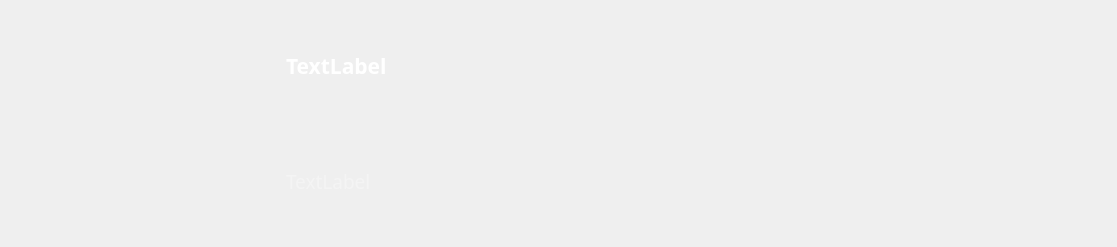
<?xml version="1.0" encoding="UTF-8"?>
<ui version="4.0">
 <class>hzd::SolutionItem</class>
 <widget class="QWidget" name="hzd::SolutionItem">
  <property name="geometry">
   <rect>
    <x>0</x>
    <y>0</y>
    <width>1117</width>
    <height>247</height>
   </rect>
  </property>
  <property name="windowTitle">
   <string>SolutionItem</string>
  </property>
  <layout class="QHBoxLayout" name="horizontalLayout">
   <item>
    <widget class="QLabel" name="icon">
     <property name="text">
      <string/>
     </property>
     <property name="pixmap">
      <pixmap resource="../resources/resource.qrc">:/resource/solution.svg</pixmap>
     </property>
    </widget>
   </item>
   <item>
    <layout class="QVBoxLayout" name="verticalLayout">
     <item>
      <widget class="QLabel" name="title">
       <property name="font">
        <font>
         <family>SimSun-ExtB</family>
         <pointsize>16</pointsize>
         <weight>75</weight>
         <bold>true</bold>
         <stylestrategy>PreferAntialias</stylestrategy>
        </font>
       </property>
       <property name="styleSheet">
        <string notr="true">color:rgb(255, 255, 255)</string>
       </property>
       <property name="frameShape">
        <enum>QFrame::NoFrame</enum>
       </property>
       <property name="midLineWidth">
        <number>1</number>
       </property>
       <property name="text">
        <string>TextLabel</string>
       </property>
       <property name="scaledContents">
        <bool>false</bool>
       </property>
      </widget>
     </item>
     <item>
      <widget class="QLabel" name="description">
       <property name="font">
        <font>
         <family>agave Nerd Font Mono</family>
         <pointsize>14</pointsize>
         <stylestrategy>PreferAntialias</stylestrategy>
        </font>
       </property>
       <property name="styleSheet">
        <string notr="true">color:rgb(255, 255, 255,77)</string>
       </property>
       <property name="midLineWidth">
        <number>1</number>
       </property>
       <property name="text">
        <string>TextLabel</string>
       </property>
      </widget>
     </item>
    </layout>
   </item>
   <item>
    <widget class="QPushButton" name="editConfig">
     <property name="text">
      <string/>
     </property>
     <property name="icon">
      <iconset resource="../resources/resource.qrc">
       <normaloff>:/resource/editConfig.svg</normaloff>
       <activeon>:/resource/editConfigActive.svg</activeon>
       <selectedon>:/resource/editConfigActive.svg</selectedon>:/resource/editConfig.svg</iconset>
     </property>
     <property name="iconSize">
      <size>
       <width>24</width>
       <height>24</height>
      </size>
     </property>
     <property name="flat">
      <bool>true</bool>
     </property>
    </widget>
   </item>
   <item>
    <widget class="QPushButton" name="editMission">
     <property name="text">
      <string/>
     </property>
     <property name="icon">
      <iconset resource="../resources/resource.qrc">
       <normaloff>:/resource/editMission.svg</normaloff>
       <activeon>:/resource/editMissionActive.svg</activeon>
       <selectedon>:/resource/editMissionActive.svg</selectedon>:/resource/editMission.svg</iconset>
     </property>
     <property name="iconSize">
      <size>
       <width>24</width>
       <height>24</height>
      </size>
     </property>
     <property name="default">
      <bool>false</bool>
     </property>
     <property name="flat">
      <bool>true</bool>
     </property>
    </widget>
   </item>
  </layout>
 </widget>
 <resources>
  <include location="../resources/resource.qrc"/>
 </resources>
 <connections/>
</ui>
